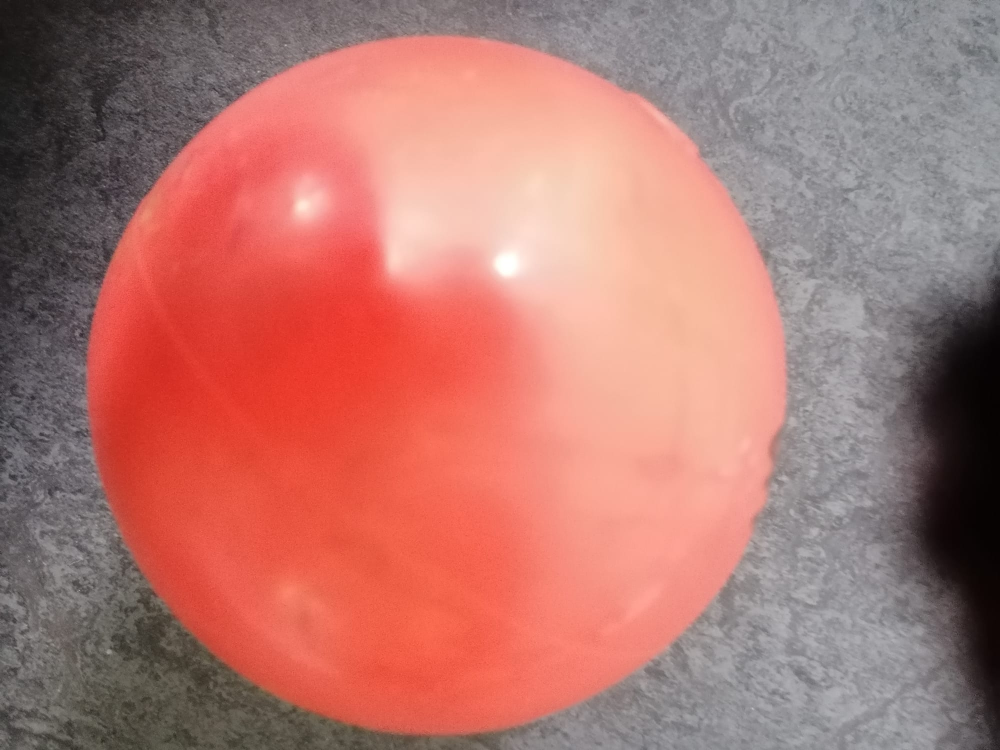
#> input picture Ball.jfif, 2000 x 1500 px, given in place of the camera (shown at 1/2 size)
$ python torwarterkennung.py
#> lines starting #> are read from the running program, lines starting #| are printed output that depends on the picture; after the words box and inside, x2 and y2 are one past the last pixel; in counts of white or black regions, pixels touching at a corner belong together
def ballerkennung():
    BILDBREITE = 640
    BILDHOEHE = 480
    import matplotlib.image as mpimg
    import matplotlib.pyplot as plt
    import numpy as np
    import cv2
    import imutils
    capture = cv2.VideoCapture(1)
    print(capture.isOpened())
    capture.set(3, BILDBREITE)
    capture.set(4, BILDHOEHE)
    while capture.isOpened:
        success, frame = capture.read()
#> frame is the input picture: shape (1500, 2000, 3); mean B, G, R 111.5, 118.5, 178.9
        blueLower = (100, 125, 125)
        blueUpper = (150, 250, 250)
        frame = imutils.resize(frame, width=600)
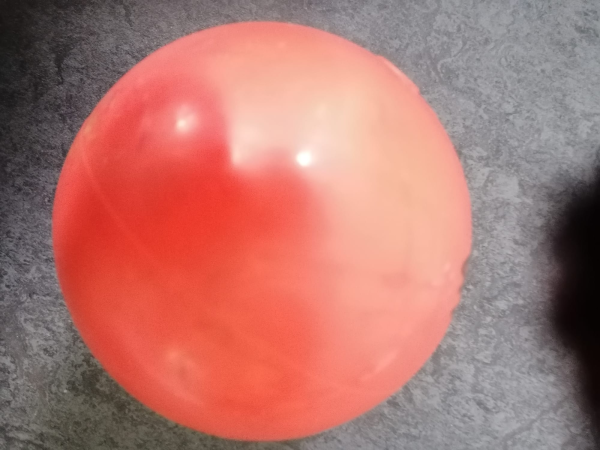
#> frame: shape (450, 600, 3); mean B, G, R 111.5, 118.5, 178.9
        blurred = cv2.GaussianBlur(frame, (11, 11), 0)
        hsv = cv2.cvtColor(blurred, cv2.COLOR_BGR2HSV)
#> hsv: shape (450, 600, 3); mean H, S, V 58.9, 82.6, 179.6
        mask = cv2.inRange(hsv, blueLower, blueUpper)
#> mask: shape (450, 600); every value is 0
        mask = cv2.erode(mask, None, iterations=2)
        mask = cv2.dilate(mask, None, iterations=2)
        cnts = cv2.findContours(mask.copy(), cv2.RETR_EXTERNAL,
                                cv2.CHAIN_APPROX_SIMPLE)
#> cnts = 0 contours
        cnts = imutils.grab_contours(cnts)
#> cnts = []
        center = None
        if len(cnts) > 0:
            c = max(cnts, key=cv2.contourArea)
            ((x, y), radius) = cv2.minEnclosingCircle(c)
            M = cv2.moments(c)
            center = (int(M["m10"] / M["m00"]), int(M["m01"] / M["m00"]))
            if radius > 10:
                cv2.circle(frame, (int(x), int(y)), int(radius),
                           (0, 255, 255), 2)
                #cv2.circle(frame, center, 5, (0, 0, 255), -1)

        try:
            object_height = radius * 2
            test = str(radius)
        except UnboundLocalError:
            test = "Gibt es nicht"
        #distance = distance_to_object(0,9,BILDHOEHE,object_height,0)
        font = cv2.FONT_HERSHEY_SIMPLEX
        bottomLeftCornerOfText = (0, 100)
        fontScale = 1
        fontColor = (0, 0, 255)
        thickness = 1
        lineType = 2

        cv2.putText(frame, test,
                    bottomLeftCornerOfText,
                    font,
                    fontScale,
                    fontColor,
                    thickness,
                    lineType)
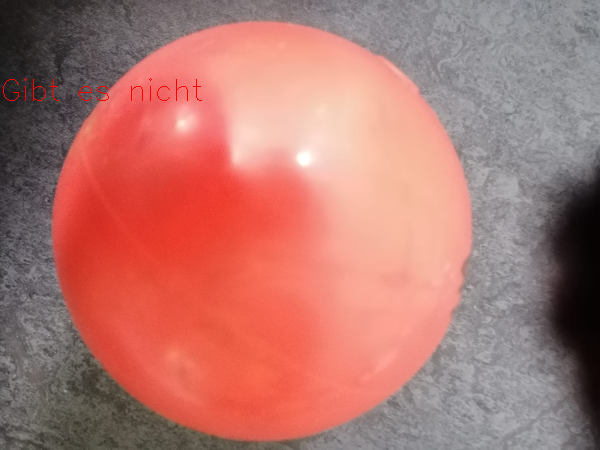
#> frame: shape (450, 600, 3); 0.15% of pixels changed, all inside (x1, y1, x2, y2) = (3, 78, 202, 101)
        if success == True:
            cv2.startWindowThread()
            cv2.imshow("Webcam Video",mask)

            if cv2.waitKey(1) & 0xFF == ord("q"):
#> (key q is pressed here)
                break

    capture.release()

    cv2.destroyAllWindows()
    cv2.waitKey(1)  # Wichtig für Macintosh

def distance_to_object(brennweite,reele_hoehe,bildhoehe,objekthoehe,sensorhoehe):
    pass

if __name__ == '__main__':
    ballerkennung()
